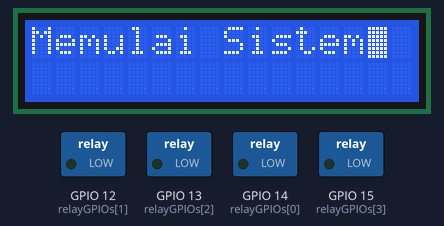
Bench run of a sketch on a simulated ESP8266 (NodeMCU). Parts: 16×2 character LCD, switched loads named in the sketch (green lamp = pin HIGH). WiFi joins after 1.5 s; servers stay silent unless stated; what the sketch prints to the serial monitor is not drawn.

Above: at 0.1 s.
At 3.1 s:
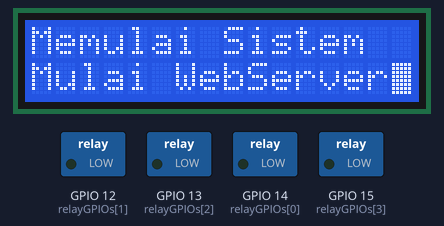
At 7.2 s:
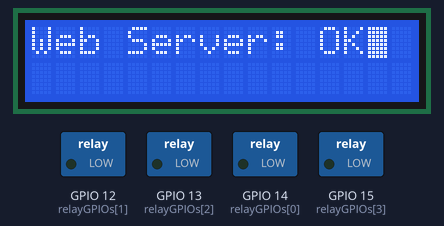
At 9.2 s:
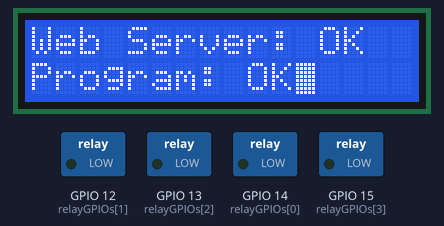
At 14.2 s:
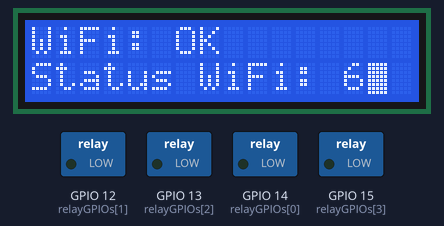
At 17.2 s:
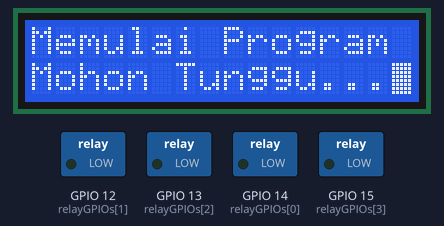

Measured:
- what the display in image 1 shows lasts 4.0 s, from 3.1 s to 7.1 s
- what the display in image 2 shows lasts 2.0 s, from 7.1 s to 9.1 s
- what the display in image 4 shows lasts 3.1 s, from 14.1 s to 17.2 s
- what the display in image 5 shows lasts 6.0 s, from 17.2 s to 23.2 s

The sketch:

DisplayWebRelayESP8266Series.ino
```cpp
//Judul   : Program Relay dengan Display info
//Pencipta: Anjas Amar Pradana
//Drive   : ESP8266
//Dibuat  : 20/04/2022

// Impor perpustakaan yang diperlukan
#include "ESP8266WiFi.h"
#include "ESPAsyncWebServer.h"
#include <LiquidCrystal_I2C.h>
#include <Wire.h>
#include "ESP8266HTTPClient.h"

// atur jumlah kolom dan baris LCD
int lcdColumns = 16;
int lcdRows = 2;

// atur alamat LCD, jumlah kolom dan baris
// jika Anda tidak tahu alamat tampilan Anda, jalankan sketsa pemindai I2C
// abaikan jika error terjadi saat kompiler, yang mengatakan tidak support untuk jenis board anda selain AVR,
// ini saya menggunakan perpustakaan dan mengubahnya di properti perpustakaan lalu menambahkan perangkat modul saya.
LiquidCrystal_I2C lcd(0x27, lcdColumns, lcdRows);


// Setel ke true untuk mendefinisikan Relay sebagai Biasanya Terbuka (NO)
#define RELAY_NO    true

// Setel jumlah relai
#define NUM_RELAYS  4

// Tetapkan setiap GPIO ke relai
int relayGPIOs[NUM_RELAYS] = {14, 12, 13, 15};

// Ganti dengan kredensial jaringan Anda
const char* ssid = "WiFi SSID";
const char* password = "WiFi Password";


// untuk parameter input status dan relay
const char* PARAM_INPUT_1 = "relay";
const char* PARAM_INPUT_2 = "state";

// Buat objek AsyncWebServer pada port 80
AsyncWebServer server(80);

// bagian halaman html atau front-end
const char index_html[] PROGMEM = R"rawliteral(
<!DOCTYPE HTML><html>
<head>
  <meta name="viewport" content="width=device-width, initial-scale=1">
  <title>Kontrol IOT Saklar Relay</title>
  <style>
    html {font-family: Arial; display: inline-block; text-align: center;}
    h2 {font-size: 3.0rem;}
    p {font-size: 3.0rem;}
    body {max-width: 800px; margin:0px auto; padding-bottom: 25px;}
    .switch {position: relative; display: inline-block; width: 120px; height: 68px}
    .switch input {display: none}
    .slider {position: absolute; top: 0; left: 0; right: 0; bottom: 0; background-color: #ccc; border-radius: 34px}
    .slider:before {position: absolute; content: ""; height: 52px; width: 52px; left: 8px; bottom: 8px; background-color: #fff; -webkit-transition: .4s; transition: .4s; border-radius: 68px}
    input:checked+.slider {background-color: #2196F3}
    input:checked+.slider:before {-webkit-transform: translateX(52px); -ms-transform: translateX(52px); transform: translateX(52px)}
  </style>
</head>
<body>
  <h2>ATSiDev I/O - ESP8266 <br/>Web Server IoT Controller</h2><hr/>
  %BUTTONPLACEHOLDER%
<script>function toggleCheckbox(element) {
  var xhr = new XMLHttpRequest();
  if(element.checked){ xhr.open("GET", "/update?relay="+element.id+"&state=1", true); }
  else { xhr.open("GET", "/update?relay="+element.id+"&state=0", true); }
  xhr.send();
}</script>
</body>
</html>
)rawliteral";

// Menggantikan placeholder dengan bagian tombol di halaman web Anda
String processor(const String& var){
  //Serial.println(var);
  if(var == "BUTTONPLACEHOLDER"){
    String buttons ="";
    for(int i=1; i<=NUM_RELAYS; i++){
      String relayStateValue = relayState(i);

      // Fungsi Untuk Tombol On / Off
      buttons+= "<h4>Saklar Relay #" + String(i) + " - GPIO Ke " + relayGPIOs[i-1] + "</h4><label class=\"switch\"><input type=\"checkbox\" onchange=\"toggleCheckbox(this)\" id=\"" + String(i) + "\" "+ relayStateValue +"><span class=\"slider\"></span></label><hr/>";
    }
    return buttons;
  }
  return String();
}
String relayState(int numRelay){
  if(RELAY_NO){
    if(digitalRead(relayGPIOs[numRelay-1])){
      return "";
    }
    else {
      return "checked";
    }
  }
  else {
    if(digitalRead(relayGPIOs[numRelay-1])){
      return "checked";
    }
    else {
      return "";
    }
  }
  return "";
}

// bagian setup
void setup(){
String messageStartUp = "Memulai Sistem";
String messageWebServerStart = "Mulai WebServer";
// initialize LCD
  lcd.init();
  // nyalakan lampu latar LCD
  lcd.backlight();

  lcd.setCursor(0,0);
  // print pesan statis
  lcd.print(messageStartUp);
  lcd.blink();
  delay(3000);
  lcd.setCursor(0,1);
  lcd.print(messageWebServerStart);
  lcd.blink();
  delay(4000);
  lcd.clear();
  lcd.setCursor(0,0);
  lcd.print("Web Server: OK");
  delay(2000);
  lcd.setCursor(0,1);
  lcd.print("Program: OK");
  delay(2000);
  lcd.clear();
  lcd.setCursor(0,0);
  lcd.print("WiFi: OK");
  delay(3000);
  lcd.setCursor(0,1);
  lcd.print("Status WiFi: ");
  lcd.print(WiFi.status());
  delay(3000);
  lcd.clear();
  lcd.print("Memulai Program");
  lcd.blink();
  lcd.setCursor(0,1);
  lcd.print("Mohon Tunggu...");
  delay(6000);
  lcd.noBlink();
  lcd.clear();

  // Port serial untuk keperluan debugging dan informasi ESP
  Serial.begin(115200);

  // Setel semua relai ke nonaktif saat program dimulai - jika disetel ke Biasanya Terbuka (NO), relai mati ketika Anda mengatur relai ke HIGH
  for(int i=1; i<=NUM_RELAYS; i++){
    pinMode(relayGPIOs[i-1], OUTPUT);
    if(RELAY_NO){
      digitalWrite(relayGPIOs[i-1], HIGH);
    }
    else{
      digitalWrite(relayGPIOs[i-1], LOW);
    }
  }

  // Bagian Konektiviatas Jaringan Wifi
  // Menghubungkan ke Wi-Fi
  WiFi.mode(WIFI_STA);
  WiFi.begin(ssid, password);
  while (WiFi.status() != WL_CONNECTED) {
    delay(1000);
    Serial.println("Menghubungkan Ke Jaringan WiFi..");
  }

  // Cetak ESP8266 Alamat IP Lokal
  Serial.println(WiFi.localIP());

  // Cek Koneksi Wifi apakah terhubung atau tidak, jika tidak akan menghuungkan ulang
  WiFi.setAutoReconnect(true);
  WiFi.persistent(true);

  Serial.print("RSSI: ");
  Serial.println(WiFi.RSSI());

  // Rute untuk root / halaman web
  server.on("/", HTTP_GET, [](AsyncWebServerRequest *request){
    request->send_P(200, "text/html", index_html, processor);
  });

  // Kirim permintaan GET ke <ESP_IP>/update?relay=<inputMessage>&state=<inputMessage2>
  server.on("/update", HTTP_GET, [] (AsyncWebServerRequest *request) {
    String inputMessage;
    String inputParam;
    String inputMessage2;
    String inputParam2;
    String Status;


    // GET input1 value on <ESP_IP>/update?relay=<inputMessage>
    if (request->hasParam(PARAM_INPUT_1) & request->hasParam(PARAM_INPUT_2)) {
      inputMessage = request->getParam(PARAM_INPUT_1)->value();
      inputParam = PARAM_INPUT_1;
      inputMessage2 = request->getParam(PARAM_INPUT_2)->value();
      inputParam2 = PARAM_INPUT_2;
      if(RELAY_NO){
        Serial.print("NO: ");
        digitalWrite(relayGPIOs[inputMessage.toInt()-1], !inputMessage2.toInt());
        lcd.clear();
        lcd.setCursor(0,1);
        lcd.print("Relay-");
        lcd.print(inputMessage);
        lcd.print(": ");
        lcd.print(inputMessage2);
      }
      else{
        Serial.print("NC: ");
        digitalWrite(relayGPIOs[inputMessage.toInt()-1], inputMessage2.toInt());
      }
    }
    else {
      inputMessage = "No message sent";
      inputParam = "none";
    }
    Serial.println(inputMessage + inputMessage2);
    request->send(200, "text/plain", "OK");
  });
  // Start server
  server.begin();
}

// Sring Data Untuk Kebutuhan Text
String messageToScroll = "Metode Pembelajaran Saklar Relay Dengan ESP8266";

// Fungsi untuk text skrol Judul projek
// Fungsi menerima argumen berikut::
// row: nomor baris tempat teks akan ditampilkan
// message: pesan ke skrol
// delayTime: penundaan antara setiap perpindahan karakter
// lcdColumns: angka dari kolom dari LCD
void scrollText(int row, String message, int delayTime, int lcdColumns) {
  for (int i=0; i < lcdColumns; i++) {
    message = " " + message;
  }
  message = message + " ";
  for (int pos = 0; pos < message.length(); pos++) {
    lcd.setCursor(0, row);
    lcd.print(message.substring(pos, pos + lcdColumns));
    delay(delayTime);
  }
}

// bagian looping program
void loop() {
  // set kursor ke kolom pertama (0), row pertama(0)
  // untuk menampilkan info atau judul sistem
  lcd.setCursor(0,0);
  // print pesan skrol
  scrollText(0, messageToScroll, 260, lcdColumns);
  delay(1000);

  // Print Alamat IP
  lcd.clear();
  lcd.setCursor(0,0);
  lcd.print("IP:");
  lcd.noCursor();
  lcd.print(WiFi.localIP());

  lcd.setCursor(0,1);
  lcd.print("Sinyal WiFi:");
  lcd.print(WiFi.RSSI());
  delay(6000);
  lcd.clear();

}
```
